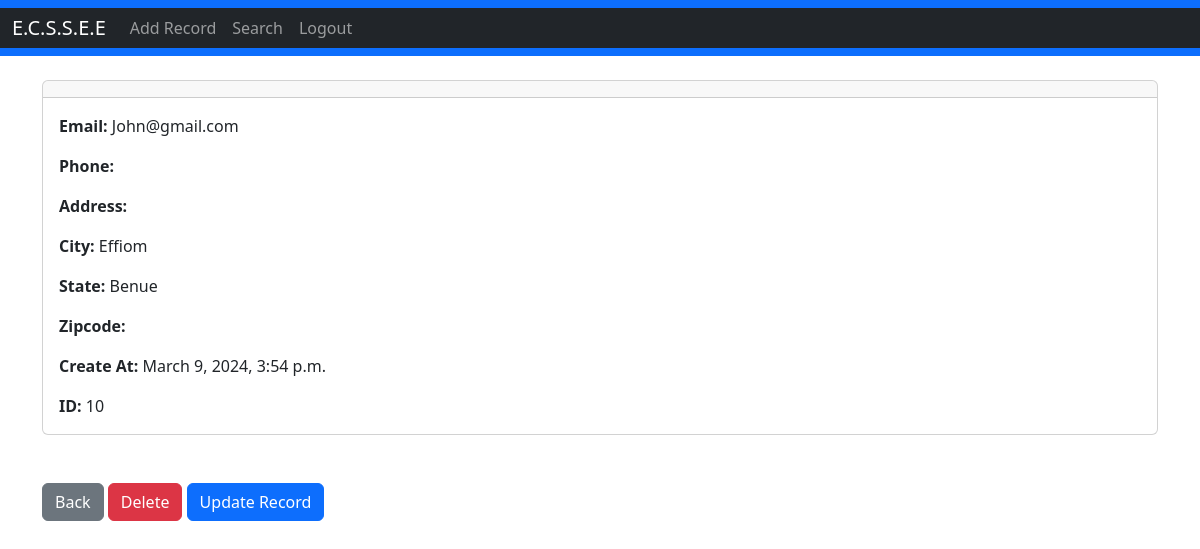
The app's page /record/10 (signed in) with its own data.
### mysite/models.py (models this page shows, shortened)
class Record(models.Model):
	created_at = models.DateTimeField(auto_now_add=True)
	s_name = models.CharField(max_length=50)
	date_of_birth = models.DateField(max_length=30, blank=True)
	sex = models.CharField(max_length=15, blank=True)
	nationality = models.CharField(max_length=30, blank=True)
	state = models.CharField(max_length=20, blank=True)
	l_g_a = models.CharField(max_length=50)
	tribe = models.CharField(max_length=50)
	city = models.CharField(max_length=100)
	religion = models.CharField(max_length=50)
	blood_group = models.CharField(max_length=10)
	guidance_name = models.CharField(max_length=50)
	guidance_occupation = models.CharField(max_length=50)
	guidance_address = models.CharField(max_length=100)
	guidance_phone = models.CharField(max_length=15)
	clas = models.CharField(max_length=50)
	email = models.CharField(max_length=100, blank=True)
	admission_number = models.CharField(max_length=500)

### mysite/views.py (the view)
# urls.py: path('record/<int:pk>', views.customer_record, name='record'),
def customer_record(request, pk):
	if request.user.is_authenticated:
		customer_record = Record.objects.get(id=pk)
		return render(request, 'record.html', {'customer_record':customer_record})
	else:
		messages.success(request, "You Must Be Logged In To View That Page...")
		return redirect('home')

### mysite/templates/record.html (shortened to what this page needs)
{% extends 'base.html' %}
{% block content %}
<div class="card">
  <div class="card-header">
  </div>
  <div class="card-body">
<p class="card-text">
<strong>Email: </strong>{{ customer_record.email }}</p>
<p class="card-text">
<strong>Phone: </strong>{{ customer_record.phone }}
</p>
<p class="card-text">
<strong>Address: </strong>{{ customer_record.address }}</p>
<p class="card-text">
<strong>City: </strong>{{ customer_record.city }}</p>
<p class="card-text">
<strong>State: </strong>{{ customer_record.state }}</p>
<p class="card-text">
<strong>Zipcode: </strong>{{ customer_record.zipcode }}</p>
<p class="card-text">
<strong>Create At: </strong>{{ customer_record.created_at }}</p>
<p class="card-text">
<strong>ID: </strong>{{ customer_record.id }}</p>
  </div>
</div>
<br/><br/>
<a href="{% url 'home' %}" class="btn btn-secondary">Back</a>
<a href="{% url 'delete_record' customer_record.id %}" class="btn btn-danger">Delete</a>
<a href="{% url 'update_record' customer_record.id %}" class="btn btn-primary">Update Record</a>
{% endblock %}

### records on screen
Record: email "John@gmail.com", city "Effiom", state "Benue", created_at "March 9, 2024, 3:54 p.m.", id "10"
